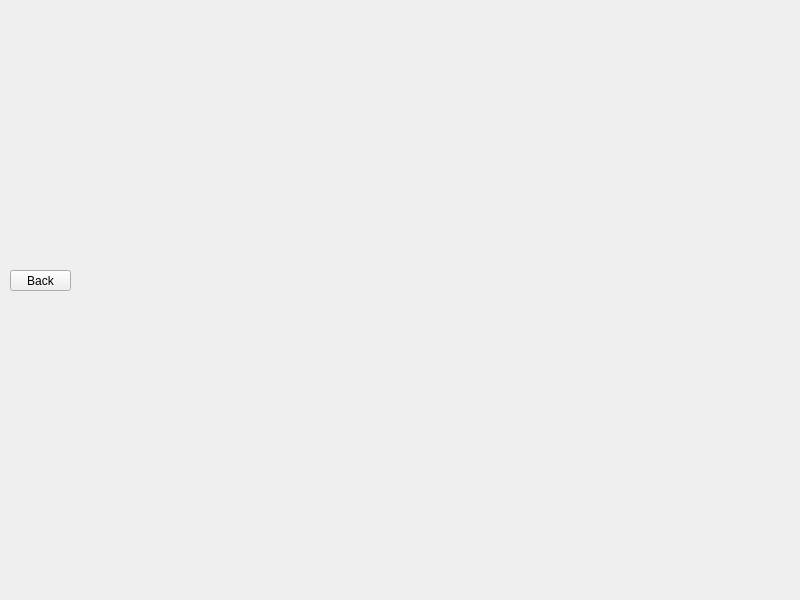
<?xml version="1.0" encoding="UTF-8"?>
<ui version="4.0">
 <class>PatientPage</class>
 <widget class="QWidget" name="PatientPage">
  <property name="geometry">
   <rect>
    <x>0</x>
    <y>0</y>
    <width>800</width>
    <height>600</height>
   </rect>
  </property>
  <property name="minimumSize">
   <size>
    <width>800</width>
    <height>600</height>
   </size>
  </property>
  <property name="maximumSize">
   <size>
    <width>800</width>
    <height>600</height>
   </size>
  </property>
  <property name="windowTitle">
   <string>PatientPage</string>
  </property>
  <widget class="QPushButton" name="change_btn">
   <property name="geometry">
    <rect>
     <x>10</x>
     <y>270</y>
     <width>61</width>
     <height>21</height>
    </rect>
   </property>
   <property name="text">
    <string>Back</string>
   </property>
  </widget>
 </widget>
 <resources/>
 <connections/>
</ui>
